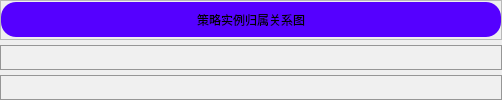
                      <widget class="QWidget" name="widget">
                       <attribute name="title">
                        <string>桑基图</string>
                       </attribute>
                       <layout class="QVBoxLayout" name="verticalLayout_50">
                        <property name="spacing">
                         <number>5</number>
                        </property>
                        <property name="leftMargin">
                         <number>0</number>
                        </property>
                        <property name="topMargin">
                         <number>0</number>
                        </property>
                        <property name="rightMargin">
                         <number>0</number>
                        </property>
                        <property name="bottomMargin">
                         <number>0</number>
                        </property>
                        <item>
                         <widget class="QFrame" name="frame_83">
                          <property name="minimumSize">
                           <size>
                            <width>0</width>
                            <height>40</height>
                           </size>
                          </property>
                          <property name="maximumSize">
                           <size>
                            <width>16777215</width>
                            <height>40</height>
                           </size>
                          </property>
                          <property name="frameShape">
                           <enum>QFrame::StyledPanel</enum>
                          </property>
                          <property name="frameShadow">
                           <enum>QFrame::Raised</enum>
                          </property>
                          <layout class="QHBoxLayout" name="horizontalLayout_46">
                           <property name="spacing">
                            <number>0</number>
                           </property>
                           <property name="leftMargin">
                            <number>0</number>
                           </property>
                           <property name="topMargin">
                            <number>0</number>
                           </property>
                           <property name="rightMargin">
                            <number>0</number>
                           </property>
                           <property name="bottomMargin">
                            <number>0</number>
                           </property>
                           <item>
                            <widget class="QPushButton" name="pushButton_account_manage_8">
                             <property name="minimumSize">
                              <size>
                               <width>500</width>
                               <height>35</height>
                              </size>
                             </property>
                             <property name="maximumSize">
                              <size>
                               <width>1000</width>
                               <height>16777215</height>
                              </size>
                             </property>
                             <property name="styleSheet">
                              <string notr="true">QPushButton{	
	background-color: rgb(85, 0, 255);
	font: 700 20pt &quot;等线&quot;;
	border-radius: 15px;
}
QPushButton:hover{
	border: 3px solid rgb(255, 200, 0);  
}
QPushButton:pressed{
	color: green;
	border-color: rgb(255, 0, 0);
    background-color: rgb(255, 255, 0);
}
QPushButton:disabled{
	color: rgb(31, 31, 31);
    background-color: rgb(152, 152, 152);
}</string>
                             </property>
                             <property name="text">
                              <string>策略实例归属关系图</string>
                             </property>
                            </widget>
                           </item>
                          </layout>
                         </widget>
                        </item>
                        <item>
                         <widget class="QFrame" name="frame_85">
                          <property name="styleSheet">
                           <string notr="true">QFrame {
	
	background-color: rgb(240, 240, 240);
	border: 1px solid rgb(150, 150, 150);
	border-radius: 15px;
}
QFrame:hover {
	border: 2px solid rgb(0, 0, 0);
}</string>
                          </property>
                          <property name="frameShape">
                           <enum>QFrame::StyledPanel</enum>
                          </property>
                          <property name="frameShadow">
                           <enum>QFrame::Raised</enum>
                          </property>
                          <widget class="QLabel" name="label_13">
                           <property name="geometry">
                            <rect>
                             <x>420</x>
                             <y>200</y>
                             <width>500</width>
                             <height>40</height>
                            </rect>
                           </property>
                           <property name="minimumSize">
                            <size>
                             <width>500</width>
                             <height>40</height>
                            </size>
                           </property>
                           <property name="styleSheet">
                            <string notr="true">font: 700 16pt &quot;等线&quot;;
color: rgb(255, 0, 127);
border: none;</string>
                           </property>
                           <property name="text">
                            <string>图表功能还没做出来，后续会更新</string>
                           </property>
                          </widget>
                         </widget>
                        </item>
                        <item>
                         <widget class="QFrame" name="frame_84">
                          <property name="maximumSize">
                           <size>
                            <width>16777215</width>
                            <height>100</height>
                           </size>
                          </property>
                          <property name="styleSheet">
                           <string notr="true">QFrame {
	
	background-color: rgb(240, 240, 240);
	border: 1px solid rgb(150, 150, 150);
	border-radius: 15px;
}
QFrame:hover {
	border: 2px solid rgb(0, 0, 0);
}</string>
                          </property>
                          <property name="frameShape">
                           <enum>QFrame::StyledPanel</enum>
                          </property>
                          <property name="frameShadow">
                           <enum>QFrame::Raised</enum>
                          </property>
                         </widget>
                        </item>
                       </layout>
                      </widget>
